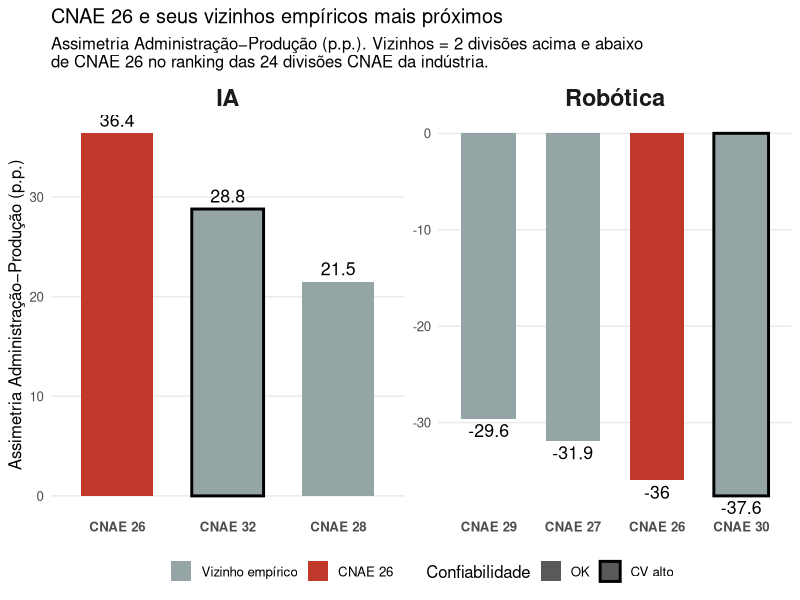
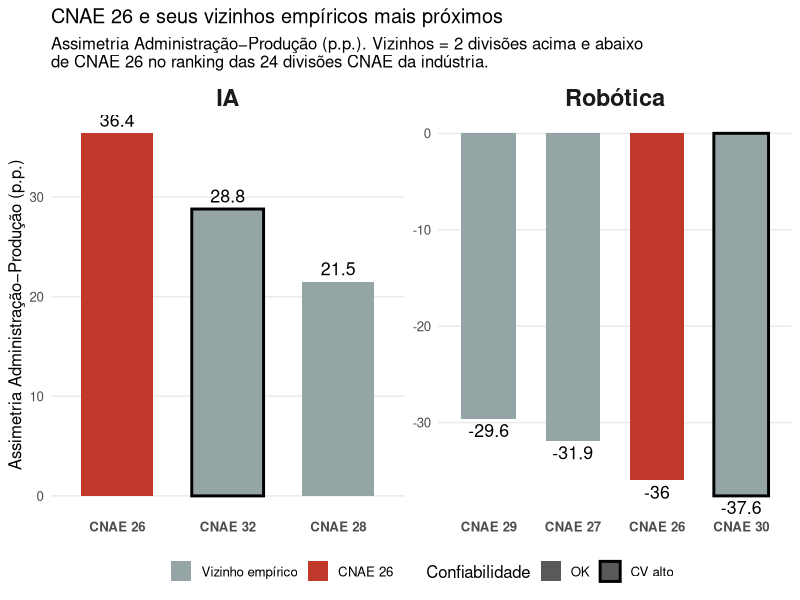

Source code (R) for these figures, in order:
# =============================================================================
# Figura - Objetivo (iii): CNAE 26 e vizinhos empíricos mais próximos
# Assimetria Administração-Produção, IA e Robótica
# (vizinhos = as 2 divisões imediatamente acima e abaixo de CNAE 26 no
#  ranking das 24 divisões, não uma seleção teórica a priori)
# =============================================================================

library(dplyr)
library(ggplot2)
library(here)

vizinhos <- read.csv(
  here("data", "processed", "vizinhos_cnae26_admin_producao.csv"),
  stringsAsFactors = FALSE
) %>%
  filter(tecnologia %in% c("IA", "Robótica")) %>%
  mutate(
    rotulo = paste0("CNAE ", codigo_cnae),
    tecnologia = factor(tecnologia, levels = c("IA", "Robótica")),
    aviso_cv = factor(aviso_cv, levels = c("OK", "CV alto", "Sem dado")),
    rotulo_interno = paste(tecnologia, rotulo, sep = "___")
  ) %>%
  group_by(tecnologia) %>%
  mutate(rotulo_interno = factor(rotulo_interno, levels = rotulo_interno[order(posicao_ranking)])) %>%
  ungroup()

cores_preenchimento <- c("TRUE" = "#c0392b", "FALSE" = "#95a5a6")
cores_borda <- c("OK" = "transparent", "CV alto" = "black", "Sem dado" = "black")

grafico_vizinhos <- ggplot(vizinhos, aes(x = rotulo_interno, y = asimetria_pp)) +
  geom_col(aes(fill = as.character(is_cnae26), color = aviso_cv), linewidth = 1, width = 0.65) +
  geom_text(aes(label = round(asimetria_pp, 1)),
            vjust = ifelse(vizinhos$asimetria_pp >= 0, -0.5, 1.4), size = 4.5) +
  facet_wrap(~ tecnologia, scales = "free", ncol = 2) +
  scale_x_discrete(labels = function(x) sub("^.*___", "", x)) +
  scale_fill_manual(values = cores_preenchimento,
                    labels = c("TRUE" = "CNAE 26", "FALSE" = "Vizinho empírico"),
                    name = NULL) +
  scale_color_manual(values = cores_borda, name = "Confiabilidade") +
  labs(
    title = "CNAE 26 e seus vizinhos empíricos mais próximos",
    subtitle = "Assimetria Administração\u2212Produção (p.p.). Vizinhos = 2 divisões acima e abaixo\nde CNAE 26 no ranking das 24 divisões CNAE da indústria.",
    x = NULL,
    y = "Assimetria Administração\u2212Produção (p.p.)"
  ) +
  theme_minimal(base_size = 12) +
  theme(
    legend.position = "bottom",
    strip.text = element_text(face = "bold", size = 17),
    panel.grid.minor = element_blank(),
    panel.grid.major.x = element_blank(),
    axis.text.x = element_text(face = "bold", size = 9.5)
  )

print(grafico_vizinhos)

dir.create(here("output"), showWarnings = FALSE)
ggsave(
  here("output", "figura_vizinhos_empiricos.png"),
  grafico_vizinhos,
  width = 9, height = 6, dpi = 300
)
